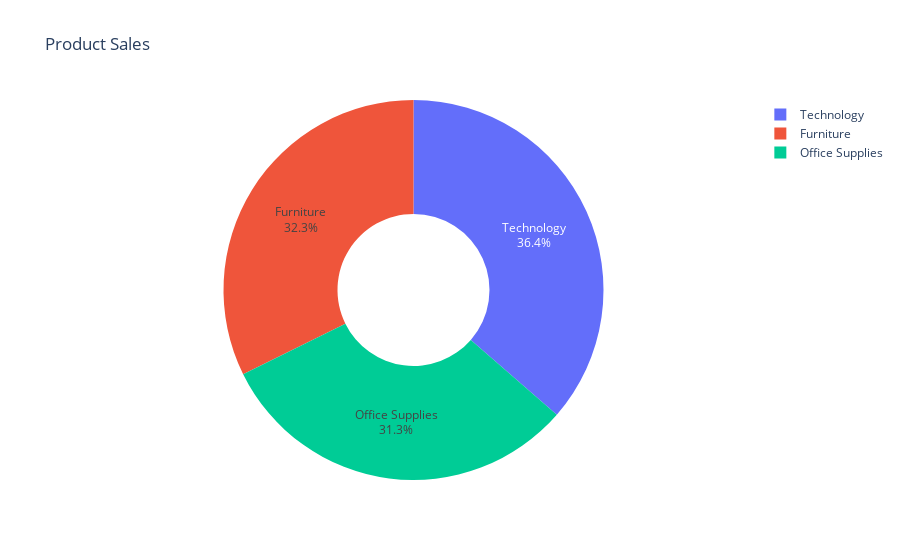

Notebook cell for this chart:
### Markdown cell above
#  Sales by category

### Code cell
sales2= df.groupby('Category')['Sales'].sum().reset_index()

# px.line(sales2, x='Category', y='Sales', title='Product Sales')        # linechart

                           # OR

fig= px.pie(sales2, values='Sales', names='Category', hole=0.4, title='Product Sales')      # piechart
fig.update_traces(textinfo='percent + label')

### Figure 1 — Plotly figure (JSON) as saved in the notebook; plotly's stock layout.template omitted (floating-point values rounded to 4 significant figures)
{"data": [{"domain": {"x": [0, 1], "y": [0, 1]}, "hole": 0.4, "hovertemplate": "Category=%{label}<br>Sales=%{value}<extra></extra>", "labels": ["Furniture", "Office Supplies", "Technology"], "legendgroup": "", "name": "", "showlegend": true, "textinfo": "percent+label", "type": "pie", "values": [742000.0, 719000.0, 836200.0]}], "layout": {"autosize": true, "legend": {"tracegroupgap": 0}, "title": {"text": "Product Sales"}}}
